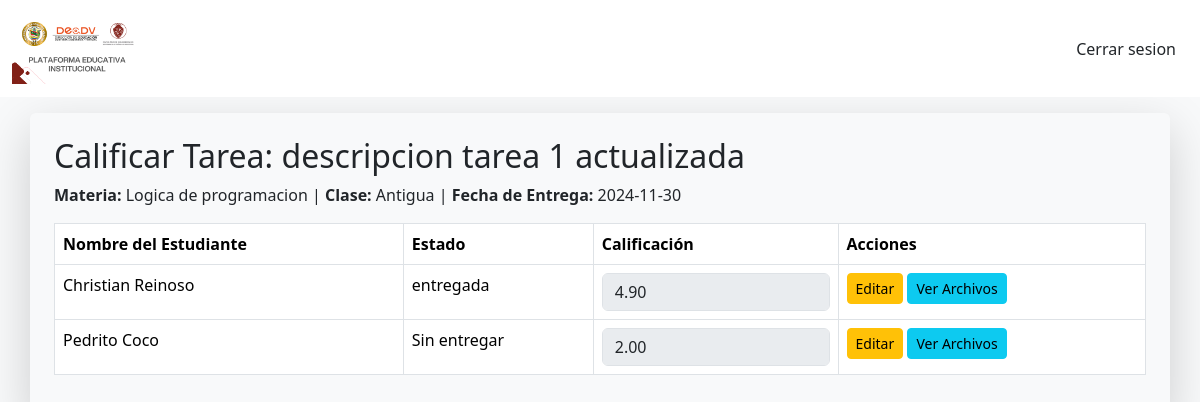
The app's page /b_profesor/calificar_tarea.php?id=1 (signed in) with its own data.
### tables this page shows
CREATE TABLE `tareas` (
  `id` int(11) NOT NULL AUTO_INCREMENT,
  `clase_id` int(11) NOT NULL,
  `descripcion` text NOT NULL,
  `fecha_entrega` date NOT NULL,
  PRIMARY KEY (`id`),
  KEY `clase_id` (`clase_id`),
  CONSTRAINT `tareas_ibfk_1` FOREIGN KEY (`clase_id`) REFERENCES `clases` (`id`) ON DELETE CASCADE
);

CREATE TABLE `materias` (
  `id` int(11) NOT NULL AUTO_INCREMENT,
  `nombre` varchar(100) NOT NULL,
  `descripcion` text DEFAULT NULL,
  `curso_id` int(11) NOT NULL,
  PRIMARY KEY (`id`),
  KEY `curso_id` (`curso_id`),
  CONSTRAINT `materias_ibfk_1` FOREIGN KEY (`curso_id`) REFERENCES `cursos` (`id`) ON DELETE CASCADE
);

CREATE TABLE `clases` (
  `id` int(11) NOT NULL AUTO_INCREMENT,
  `materia_id` int(11) NOT NULL,
  `fecha` date NOT NULL,
  `tema` varchar(100) DEFAULT NULL,
  PRIMARY KEY (`id`),
  KEY `materia_id` (`materia_id`),
  CONSTRAINT `clases_ibfk_1` FOREIGN KEY (`materia_id`) REFERENCES `materias` (`id`) ON DELETE CASCADE
);

CREATE TABLE `estudiantes` (
  `id` int(11) NOT NULL AUTO_INCREMENT,
  `usuario_id` varchar(8) NOT NULL,
  `matricula` varchar(20) NOT NULL,
  PRIMARY KEY (`id`),
  UNIQUE KEY `matricula` (`matricula`),
  KEY `usuario_id` (`usuario_id`),
  CONSTRAINT `estudiantes_ibfk_1` FOREIGN KEY (`usuario_id`) REFERENCES `usuarios` (`id`) ON DELETE CASCADE
);

CREATE TABLE `usuarios` (
  `id` varchar(8) NOT NULL,
  `nombre` varchar(100) NOT NULL,
  `correo` varchar(100) NOT NULL,
  `contrasenia` varchar(255) NOT NULL,
  `cedula` char(10) NOT NULL,
  `rol` enum('admin','profesor','estudiante') NOT NULL,
  `fecha_registro` timestamp NOT NULL DEFAULT current_timestamp(),
  PRIMARY KEY (`id`),
  UNIQUE KEY `correo` (`correo`),
  UNIQUE KEY `cedula` (`cedula`)
);

### b_profesor/calificar_tarea.php (the view, shortened to what this page needs)
<?php
$conn = Conexion();
$tareaId = $_GET['id'];
$stmt = $conn->prepare("SELECT t.descripcion, t.fecha_entrega, m.nombre AS materia_nombre, c.tema AS clase_nombre
                        FROM tareas t
                        JOIN clases c ON t.clase_id = c.id
                        JOIN materias m ON c.materia_id = m.id
                        WHERE t.id = :tareaId");
$stmt->bindValue(':tareaId', $tareaId);
$stmt->execute();
$tarea = $stmt->fetch(PDO::FETCH_ASSOC);
$stmt = $conn->prepare("SELECT
        u.nombre AS estudiante_nombre,
        e.id AS estudiante_id,
        COALESCE(et.estado, 'Sin entregar') AS estado_tarea,
        COALESCE(ca.calificacion, 0) AS calificacion
    FROM estudiantes e
    JOIN usuarios u ON e.usuario_id = u.id
    JOIN inscripciones i ON e.id = i.estudiante_id
    JOIN materias m ON i.materia_id = m.id
    JOIN clases cl ON m.id = cl.materia_id
    JOIN tareas t ON cl.id = t.clase_id
    LEFT JOIN estudiantes_tareas et ON e.id = et.estudiante_id AND et.tarea_id = :tareaId
    LEFT JOIN calificaciones ca ON e.id = ca.estudiante_id AND ca.tarea_id = :tareaId
    WHERE t.id = :tareaId");
$stmt->bindValue(':tareaId', $tareaId);
$stmt->execute();
$estudiantes = $stmt->fetchAll(PDO::FETCH_ASSOC);
?>
<!DOCTYPE html>
<html lang="en">
<head>
    <link href="../css/bootstrap.css" rel="stylesheet">
</head>
<body class="bg-body-tertiary">
<nav class="navbar navbar-expand-lg bg-white">
  <div class="container-fluid">
    <a class="navbar-brand" href="crear_clase.php">
        <img src="../img/nav.png" alt="Logo" width="130" height="70" class="d-inline-block align-text-top">
    </a>
    <div class="collapse navbar-collapse" id="navbarNav">
      <a class="nav-link end-0 position-absolute me-4" href="../php/csesion.php">Cerrar sesion</a>
    </div>
  </div>
</nav>
    <div class="container shadow-lg rounded p-4 mt-3">
        <h2>Calificar Tarea: <?= htmlspecialchars($tarea['descripcion']) ?></h2>
        <p><strong>Materia:</strong> <?= htmlspecialchars($tarea['materia_nombre']) ?> | <strong>Clase:</strong> <?= htmlspecialchars($tarea['clase_nombre']) ?> | <strong>Fecha de Entrega:</strong> <?= htmlspecialchars($tarea['fecha_entrega']) ?></p>
        <?php if (count($estudiantes) > 0): ?>
            <table class="table table-bordered mt-3">
                <thead>
                    <tr>
                        <th>Nombre del Estudiante</th>
                        <th>Estado</th>
                        <th>Calificación</th>
                        <th>Acciones</th>
                    </tr>
                </thead>
                <tbody>
                    <?php foreach ($estudiantes as $estudiante): ?>
                        <tr>
                            <td><?= htmlspecialchars($estudiante['estudiante_nombre']) ?></td>
                            <td><?= $estudiante['estado_tarea'] ?></td>
                            <td>
                                <input
                                    type="number"
                                    step="0.1"
                                    min="0"
                                    max="10"
                                    class="form-control input-nota"
                                    id="nota-<?= $estudiante['estudiante_id'] ?>"
                                    value="<?= htmlspecialchars($estudiante['calificacion']) ?>"
                                    <?= $estudiante['calificacion'] > 0 ? 'disabled' : '' ?>>
                            </td>
                            <td>
                                <button
                                    class="btn btn-warning btn-sm btn-editar"
                                    id="editar-<?= $estudiante['estudiante_id'] ?>"
                                    onclick="editarNota(<?= $estudiante['estudiante_id'] ?>)"
                                    <?= $estudiante['calificacion'] == 0 ? 'style="display:none;"' : '' ?>>
                                    Editar
                                </button>
                                <a href="ver_archivos.php?estudiante_id=<?= $estudiante['estudiante_id'] ?>&tarea_id=<?= $tareaId ?>" class="btn btn-info btn-sm">Ver Archivos</a>
                            </td>
                        </tr>
                    <?php endforeach; ?>
                </tbody>
            </table>
        <?php else: ?>
            <p class="mt-3">No hay estudiantes asignados a esta clase</p>
        <?php endif; ?>
    </div>
</body>
</html>

### records on screen
tareas: descripcion "descripcion tarea 1 actualizada", materias.nombre "Logica de programacion", clase.tema "Antigua", fecha_entrega "2024-11-30"
estudiantes: usuario.nombre "Christian Reinoso", estado_tarea "entregada", id "4.90"
estudiantes: usuario.nombre "Pedrito Coco", estado_tarea "Sin entregar", id "2.00"
